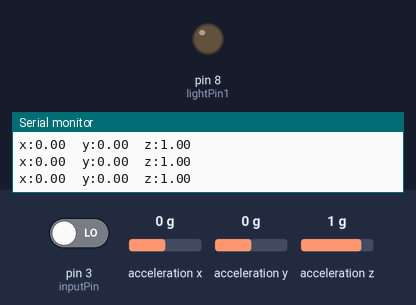
The sketch below on a simulated Arduino Uno, built with avr-gcc and run on an emulated ATmega328P. Parts: output pins drawn as LEDs (lit = HIGH), the last lines printed to the serial monitor. The test bench sets the inputs (shaded band); at power-on: pin 3 (inputPin) LOW, acceleration x 0 g, acceleration y 0 g, acceleration z 1 g.

Above: at 1.2 s.
1.3 s: pin 3 (inputPin) driven HIGH
At 1.8 s:
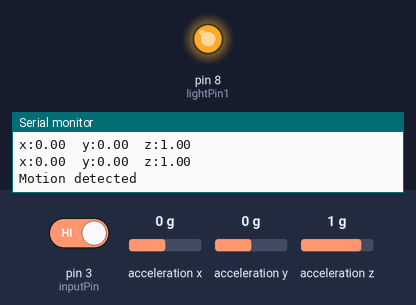
2.8 s: pin 3 (inputPin) driven LOW
At 3.2 s:
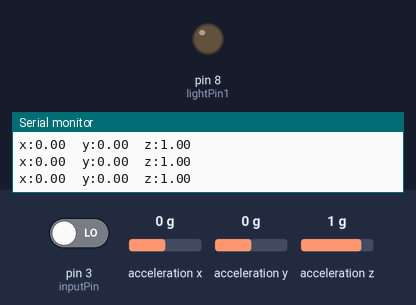
Timing chart, 0 to 5.8 s (numbered marks = the images above; inputs shaded):
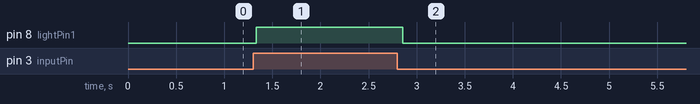

The sketch:

code_prototype.ino
```cpp
#include "Arduino_SensorKit.h"
#include "LIS3DHTR.h"
#include <Wire.h>

const int lightPin1 = 8;
int inputPin = 3;
int pirState = LOW;
int val = 0;

void setup() {
  // put your setup code here, to run once:
  Serial.begin(9600);
  while(!Serial);

  Accelerometer.begin();

  pinMode(inputPin, INPUT);     // declare sensor as input
  pinMode(lightPin1, OUTPUT);
}

void loop() {
  val = digitalRead(inputPin);  // read input value

  // 3 axis
  Serial.print("x:");
  Serial.print(Accelerometer.readX());  // Read the X Value
  Serial.print("  ");
  Serial.print("y:");
  Serial.print(Accelerometer.readY());  // Read the Y Value
  Serial.print("  ");
  Serial.print("z:");
  Serial.println(Accelerometer.readZ());// Read the Z Value

 // int y = Accelerometer.getAccelerationX();

//  Serial.print(y);


  if (val == HIGH) {            // if motion detected
   digitalWrite(lightPin1, HIGH);  // turn LED ON
   Serial.println("Motion detected");
   delay(500);
   if(pirState == HIGH){
    pirState = LOW;
   }
 }
 else {
   digitalWrite(lightPin1, LOW); // turn LED OFF if we have no motion
 }


}
```

Measured:
- after the input at 1.3 s, pin 8 (lightPin1): LOW → HIGH at once
- after the input at 2.8 s, pin 8 (lightPin1): HIGH → LOW after 0.05 s
